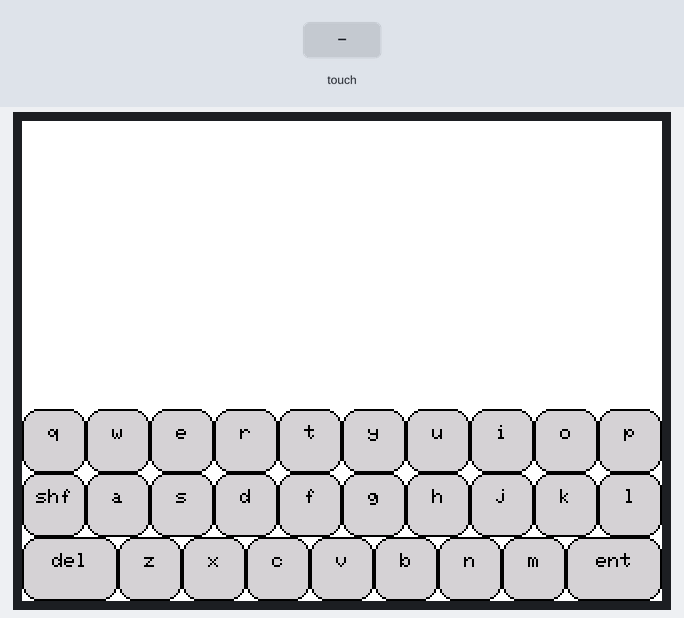
Bench run of a sketch on a simulated ESP32. Shown: 320×240 colour display. Inputs (shaded band) come from the test bench. What the sketch prints to the serial monitor is not drawn.

Above: at 1.4 s.
1.5 s: touch panel pressed at 13 % / 70 % of its raw x / y range
At 1.75 s:
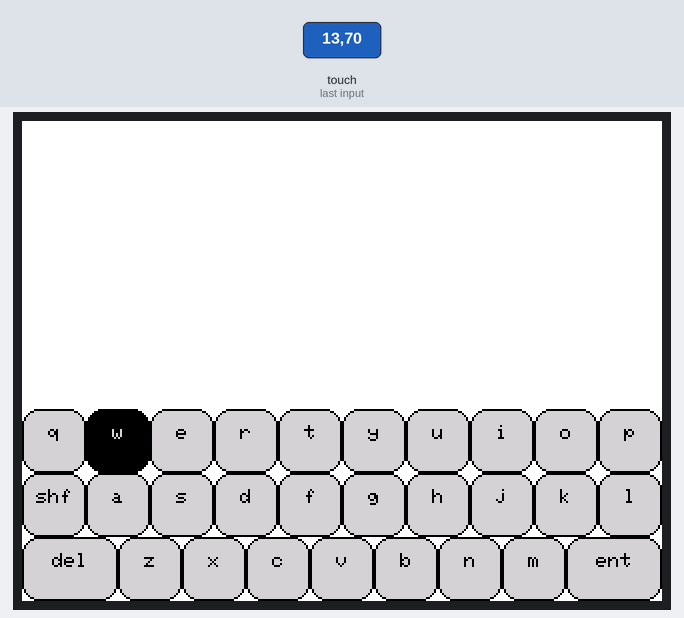
3.3 s: touch panel pressed at 38 % / 70 % of its raw x / y range
At 3.55 s:
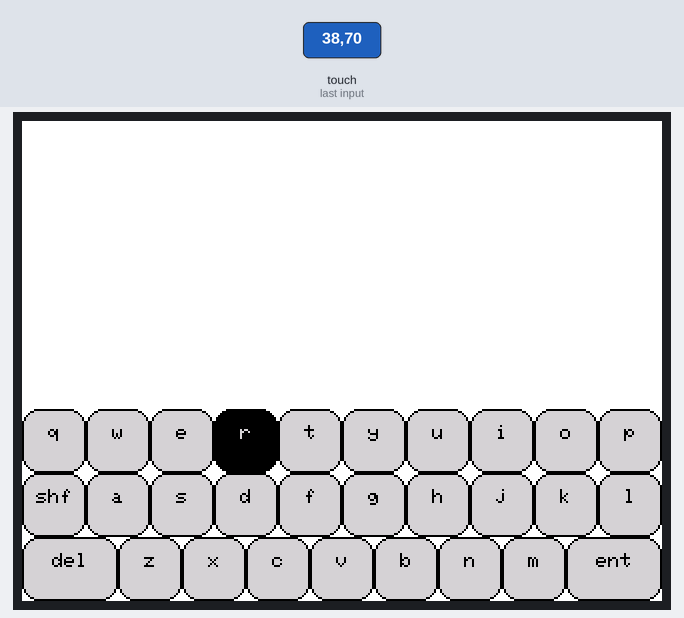
5.1 s: touch panel pressed at 62 % / 70 % of its raw x / y range
At 5.35 s:
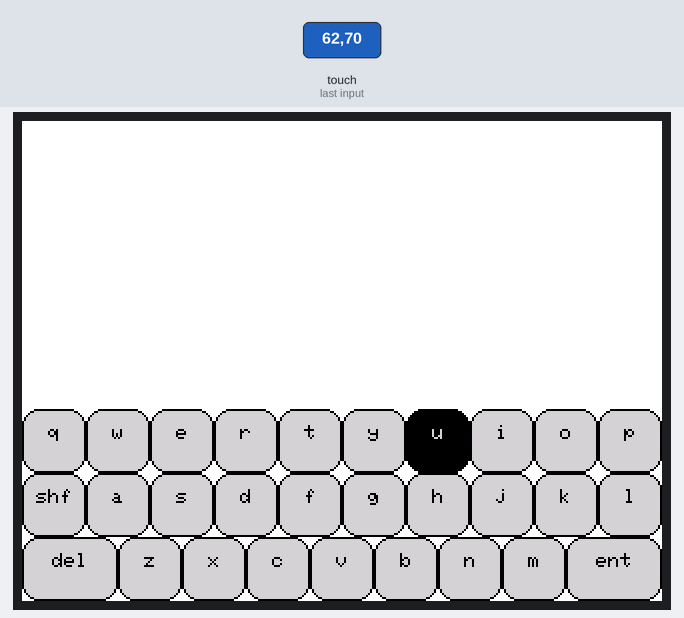
6.9 s: touch panel pressed at 87 % / 70 % of its raw x / y range
At 7.15 s:
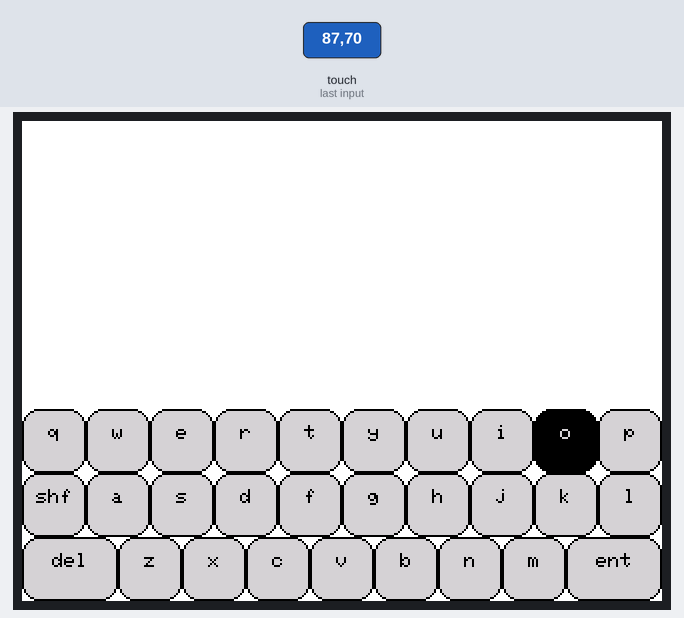
8.7 s: touch panel pressed at 13 % / 90 % of its raw x / y range
At 8.95 s:
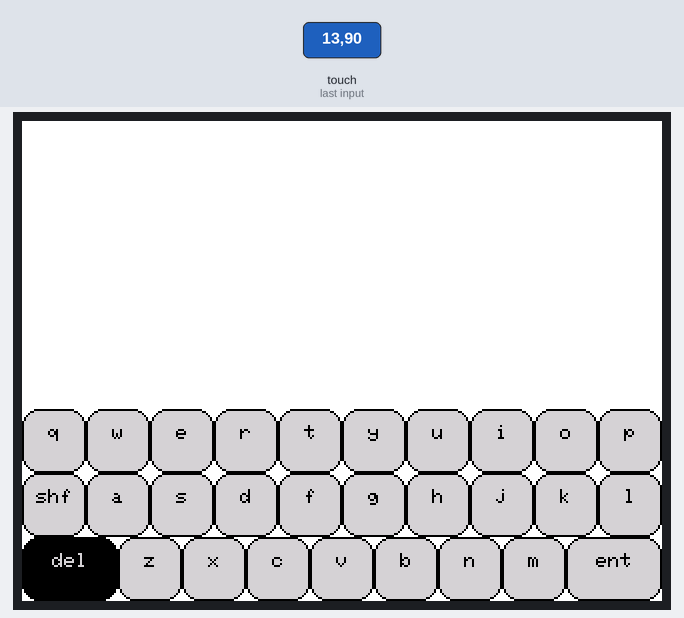
10.5 s: touch panel pressed at 38 % / 90 % of its raw x / y range
At 10.75 s:
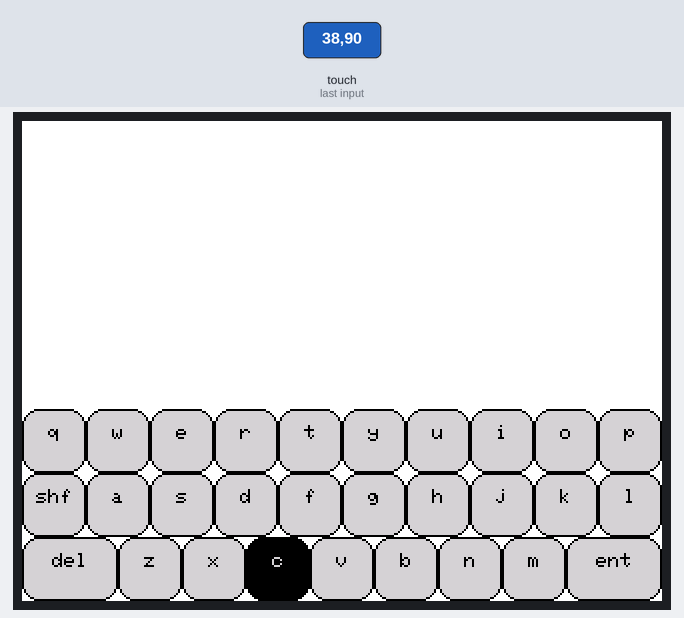
Timing chart, 0 to 13.3 s (numbered marks = the images above; inputs shaded):
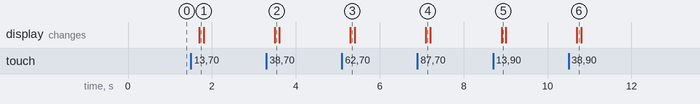

The sketch:

keyboard.ino
```cpp
#include <TFT_eSPI.h>
#include <SPI.h>
#include <XPT2046_Touchscreen.h>

TFT_eSPI tft = TFT_eSPI ();

#define XPT2046_IRQ   36 // T_IRQ
#define XPT2046_MOSI  32 // T_DIN
#define XPT2046_MISO  39 // T_OUT
#define XPT2046_CLK   25 // T_CLK
#define XPT2046_CS    33 // T_CS

SPIClass touchscreenSPI = SPIClass (VSPI);
XPT2046_Touchscreen touchscreen (XPT2046_CS, XPT2046_IRQ);

#define BITS_PER_PIXEL    1             // How many bits per pixel in Sprite
#define SCREEN_WIDTH    320
#define SCREEN_HEIGHT   240
#define SCREEN_DIAGONAL 400
#define FONT_SIZE         1

int centerX = 160;
int centerY = 120;

int x_axis, y_axis, z_axis;

char ascii_delete[] = { 0x7F, 0x00 };
char ascii_enter[] = { 0x0A, 0x0D, 0x00 };
char ascii_clear[] = { 0x0C, 0x00 };


TFT_eSPI_Button a = TFT_eSPI_Button ();
TFT_eSPI_Button b = TFT_eSPI_Button ();
TFT_eSPI_Button c = TFT_eSPI_Button ();
TFT_eSPI_Button d = TFT_eSPI_Button ();
TFT_eSPI_Button e = TFT_eSPI_Button ();
TFT_eSPI_Button f = TFT_eSPI_Button ();
TFT_eSPI_Button g = TFT_eSPI_Button ();
TFT_eSPI_Button h = TFT_eSPI_Button ();
TFT_eSPI_Button i = TFT_eSPI_Button ();
TFT_eSPI_Button j = TFT_eSPI_Button ();
TFT_eSPI_Button k = TFT_eSPI_Button ();
TFT_eSPI_Button l = TFT_eSPI_Button ();
TFT_eSPI_Button m = TFT_eSPI_Button ();
TFT_eSPI_Button n = TFT_eSPI_Button ();
TFT_eSPI_Button o = TFT_eSPI_Button ();
TFT_eSPI_Button p = TFT_eSPI_Button ();
TFT_eSPI_Button q = TFT_eSPI_Button ();
TFT_eSPI_Button r = TFT_eSPI_Button ();
TFT_eSPI_Button s = TFT_eSPI_Button ();
TFT_eSPI_Button t = TFT_eSPI_Button ();
TFT_eSPI_Button u = TFT_eSPI_Button ();
TFT_eSPI_Button v = TFT_eSPI_Button ();
TFT_eSPI_Button w = TFT_eSPI_Button ();
TFT_eSPI_Button x = TFT_eSPI_Button ();
TFT_eSPI_Button y = TFT_eSPI_Button ();
TFT_eSPI_Button z = TFT_eSPI_Button ();
TFT_eSPI_Button shf = TFT_eSPI_Button ();
TFT_eSPI_Button ent = TFT_eSPI_Button ();
TFT_eSPI_Button del = TFT_eSPI_Button ();

TFT_eSPI_Button keyboard_btn[29] =
{
  q, w, e, r, t, y, u, i, o, p,
  shf, a, s, d, f, g, h, j, k, l,
  del, z, x, c, v, b, n, m, ent
};

char *keyboard_str_low[29] =
{
  "q", "w", "e", "r", "t", "y", "u", "i", "o", "p",
  "shf", "a", "s", "d", "f", "g", "h", "j", "k", "l",
  "del", "z", "x", "c", "v", "b", "n", "m", "ent"
};

char *keyboard_str_up[29] =
{
  "Q", "W", "E", "R", "T", "Y", "U", "I", "O", "P",
  "SHF", "A", "S", "D", "F", "G", "H", "J", "K", "L",
  "DEL", "Z", "X", "C", "V", "B", "N", "M", "ENT"
};

char **active_keyboard = keyboard_str_low;

bool is_shift = false;
bool prev_shift = false;
bool caps_lock = false;
int curr_key;
int prev_key;

void
init_keyboard ( void )
{
  // 32x32 pixel keys
  int i;
  int x_val = 0;
  int y_val = 144;
  for (i = 0; i < 28; i++)
  {
    keyboard_btn[i].initButtonUL ( &tft, x_val, y_val, 32, 32, TFT_BLACK, TFT_LIGHTGREY, TFT_BLACK, active_keyboard[i], 1 );
    keyboard_btn[i].drawButton ( false, active_keyboard[i] );
    x_val += 32;

    if (i == 9)
    {
      x_val = 0;
      y_val += 32;
      continue;
    }

    if (i == 19)
    {
      x_val = 0;
      y_val += 32;
      i++;
      keyboard_btn[i].initButtonUL ( &tft, x_val, y_val, 48, 32, TFT_BLACK, TFT_LIGHTGREY, TFT_BLACK, active_keyboard[i], 1 );
      keyboard_btn[i].drawButton ( false, active_keyboard[i] );
      x_val = 48;
      continue;
    }
  }
  keyboard_btn[28].initButtonUL ( &tft, x_val, y_val, 48, 32, TFT_BLACK, TFT_LIGHTGREY, TFT_BLACK, active_keyboard[28], 1 );
  keyboard_btn[28].drawButton ( false, active_keyboard[i] );
}

void
shift_keyboard ( void )
{
  prev_shift = is_shift;
  if (is_shift && caps_lock)
    return;

  is_shift = !is_shift;

  if (is_shift == false)
    active_keyboard = keyboard_str_low;
  else
    active_keyboard = keyboard_str_up;

  int i;
  for (i = 0; i < 29; i++)
    keyboard_btn[i].drawButton ( false, active_keyboard[i] );

  delay (50);
}

void
setup() {
  Serial.begin(115200);

  touchscreenSPI.begin (XPT2046_CLK, XPT2046_MISO, XPT2046_MOSI, XPT2046_CS);
  touchscreen.begin (touchscreenSPI);
  touchscreen.setRotation (1);

  tft.init();

  tft.setRotation(1);
  tft.fillScreen (TFT_WHITE);
  init_keyboard ();
  Serial.println (ascii_clear);
}

void
loop() {
  // put your main code here, to run repeatedly:
  if (touchscreen.tirqTouched () && touchscreen.touched ())
  {
    TS_Point p = touchscreen.getPoint ();
    static int btn_ul_x, btn_ul_y;

    x_axis = map ( p.x, 200, 3700, 1, SCREEN_WIDTH );
    y_axis = map ( p.y, 240, 3800, 1, SCREEN_HEIGHT );
    z_axis = p.z;

    if (y_axis < 120)
    {
      Serial.print (" ");
    }
    else
    {
      static int i = 0;
      for (i = 0; i < 29; i++ )
      {
        if (!keyboard_btn[i].contains ( x_axis, y_axis ))
          continue;

        keyboard_btn[i].press (true);
        delay (200);

        if (!keyboard_btn[i].isPressed ())
          continue;

        if (i < 10)
        {
          btn_ul_x = 32 * i;
          btn_ul_y = 144;
        }
        else if (i < 19)
        {
          btn_ul_x = 32 * (i - 10);
          btn_ul_y = 176;
        }
        else if (i == 20)
        {
          btn_ul_x = 0;
          btn_ul_y = 208;
        }
        else if (i < 28)
        {
          btn_ul_x = (32 * (i - 21)) + 48;
          btn_ul_y = 208;
        }
        else
        {
          btn_ul_x = 272;
          btn_ul_y = 208;
        }

        prev_key = curr_key;
        curr_key = i;

        keyboard_btn[i].drawButton ( true, active_keyboard[i] );
        delay (100);

        switch (i)
        {
        case 10:
          if (prev_key == 10)
          {
            caps_lock = true;
            active_keyboard[10] = "CAP";
          }
          else
          {
            caps_lock = false;
            active_keyboard[10] = "SHF";
          }

          shift_keyboard ();
          break;
        case 20:
          Serial.print (ascii_delete);
          break;
        case 28:
          Serial.print (ascii_enter);
          break;
        default:
          Serial.print (active_keyboard[i]);
          break;
        }

        keyboard_btn[i].drawButton ( false, active_keyboard[i] );
        keyboard_btn[i].press (false);
        if (is_shift && i != 10 && !caps_lock)
          shift_keyboard ();
      }
    }
    delay (100);
  }
}
```

Measured:
- after the input at 1.5 s, the display: changes after 0.20 s (image 1)
- after the input at 3.3 s, the display: changes after 0.20 s (image 2)
- after the input at 5.1 s, the display: changes after 0.20 s (image 3)
- after the input at 6.9 s, the display: changes after 0.20 s (image 4)
- after the input at 8.7 s, the display: changes after 0.20 s (image 5)
- after the input at 10.5 s, the display: changes after 0.20 s (image 6)
